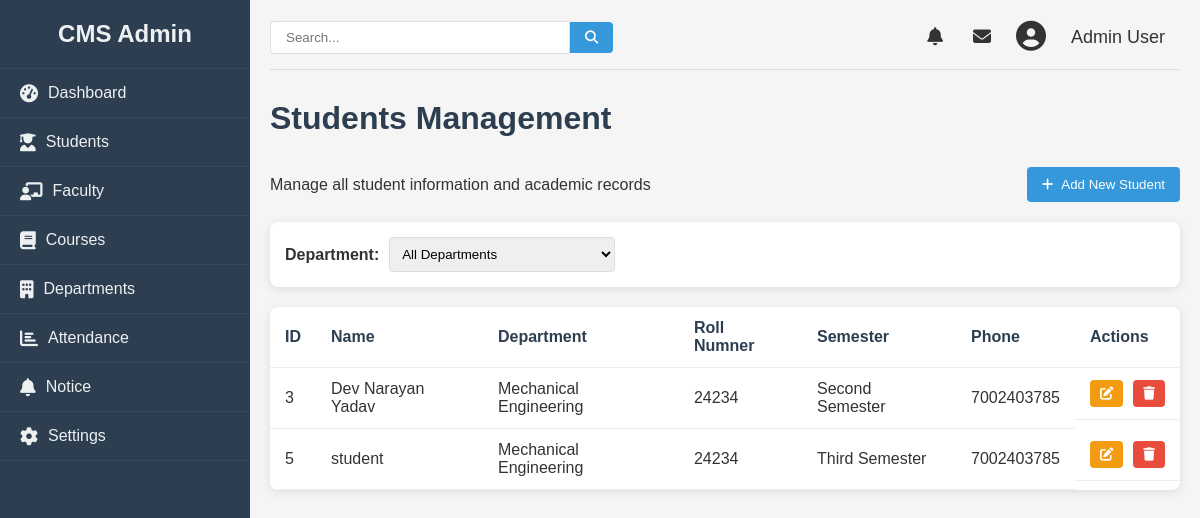
The app's page /admin/student (signed in), older data.
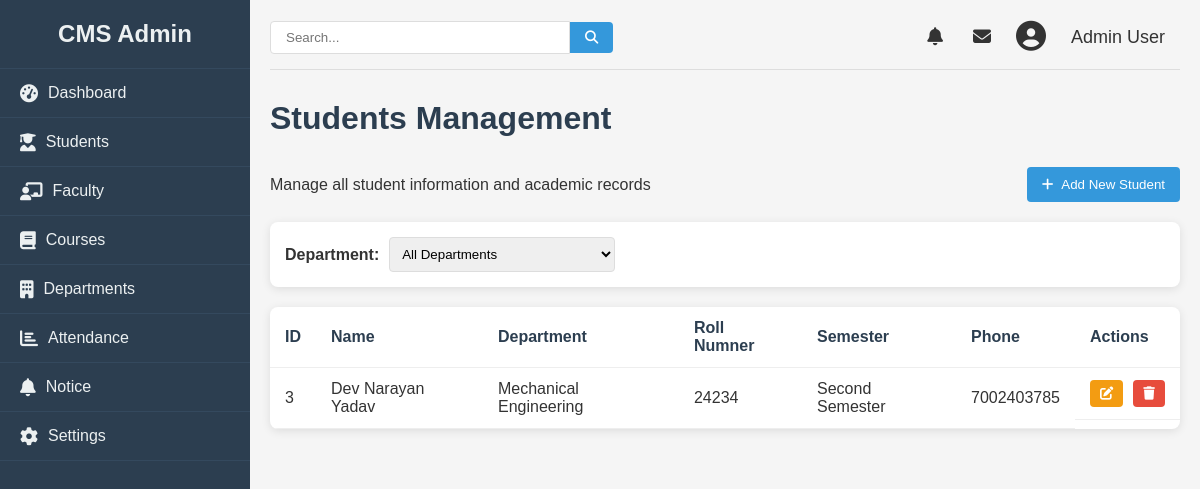
The same page, newer data.
### college/model.py (models this page shows, shortened)
class Student(db.Model):
    id = db.Column(db.Integer, primary_key=True)
    name = db.Column(db.String(100), nullable=False)
    roll = db.Column(db.Integer, nullable=False)
    email = db.Column(db.String(100), nullable=False)
    phone = db.Column(db.Integer, nullable=False)
    semester = db.Column(db.Integer, nullable=False)
    dob = db.Column(db.Date, nullable=False)
    gender = db.Column(db.String, nullable=False)
    department = db.Column(db.String, nullable=False)
    address = db.Column(db.String, nullable=False)

### college/admin/adminroute.py (the view)
@app.route("/admin/student", methods = ["GET", "POST"])
def stdn():
    logged = 'user_id' in session
    if logged:
        users = Student.query.all()
        return render_template("student.html", students= users, departments= dep)
    else:
        return redirect(url_for("login"))

### college/admin/templates/student.html (shortened to what this page needs)
{% from "macro/cmsnav.html" import cmsnav%}
{%extends "admbase.html"%}
{%block head%}
<link rel="stylesheet" href="{{url_for('static', filename='css/styles.css')}}">
<link rel="stylesheet" href="https://cdnjs.cloudflare.com/ajax/libs/font-awesome/6.4.0/css/all.min.css">
{%endblock%}
{%block content%}
<div class="container" w-tid="21">
    {{cmsnav()}}
    <main class="main-content" w-tid="111">
        <header class="top-header" w-tid="113">
            <div class="search-box" w-tid="115">
                <input type="text" placeholder="Search..." w-tid="117" />
                <button w-tid="119"><i class="fas fa-search" w-tid="121"></i></button>
            </div>
            <div class="user-profile" w-tid="123">
                <span class="notification" w-tid="125"><i class="fas fa-bell" w-tid="127"></i></span>
                <span class="message" w-tid="129"><i class="fas fa-envelope" w-tid="131"></i></span>
                <div class="profile-img" w-tid="133">
                    <i class="fas fa-user-circle" w-tid="135"></i>
                </div>
                <span class="username" w-tid="137">Admin User</span>
            </div>
        </header>
        <div id="dashboard-page" class="content-section" w-tid="139">
            <div class="dashboard" w-tid="141">
                <h1 w-tid="357">Students Management</h1>
                <div class="students-header" w-tid="359">
                    <p w-tid="361">Manage all student information and academic records</p>
                    <button class="add-student-btn" w-tid="363">
                        <a style="text-decoration: none; color:white;" href="/admin/addstudent">
                            <i class="fas fa-plus" w-tid="365"></i>
                            Add New Student
                        </a>
                    </button>
                </div>
                <div class="student-filters" w-tid="367">
                    <div class="filter-group" w-tid="369">
                        <label w-tid="371">Department:</label>
                        <select w-tid="373">
                            <option w-tid="375">All Departments</option>
                        </select>
                    </div>
                </div>
                <div class="students-table" w-tid="415">
                    <table w-tid="417">
                        <thead w-tid="419">
                            <tr w-tid="421">
                                <th w-tid="423">ID</th>
                                <th w-tid="425">Name</th>
                                <th w-tid="427">Department</th>
                                <th w-tid="425">Roll Numner</th>
                                <th w-tid="429">Semester</th>
                                <th w-tid="433">Phone</th>
                                <th w-tid="437">Actions</th>
                            </tr>
                        </thead>
                        <tbody w-tid="439">
                            {%for student in students%}
                            <tr w-tid="441">
                                <td w-tid="443">{{student.id}}</td>
                                <td w-tid="445">{{student.name}}</td>
                                <td w-tid="447">{{student.department}}</td>
                                <td w-tid="449">{{student.roll}}</td>
                                <td w-tid="451">{{student.semester}}</td>
                                <td w-tid="453">{{student.phone}}</td>
                                <td class="action-cell" w-tid="459">
                                    <button class="action-btn edit-btn" w-tid="465">
                                        <a href="/admin/update/student/{{student.id}}">
                                            <i class="fas fa-edit" w-tid="467"></i>
                                        </a>
                                    </button>
                                    <button class="action-btn delete-btn" w-tid="469">
                                        <a href="/admin/student/delete/{{student.id}}"><i class="fas fa-trash" w-tid="723"></i></a>
                                        </button>
                                </td>
                            </tr>
                            {%endfor%}
                        </tbody>
                    </table>
                </div>
            </div>
        </div>
    </main>
</div>
{%endblock%}

### college/admin/templates/macro/cmsnav.html (shortened to what this page needs)
{%macro cmsnav()%}
<aside class="sidebar" w-tid="23">
    <div class="sidebar-header" w-tid="25">
        <h2 w-tid="27">CMS Admin</h2>
    </div>
    <nav class="sidebar-nav" w-tid="29">
        <ul w-tid="31">
            <li w-tid="33"><a href="/admin" data-page="dashboard-page" w-tid="35"><i class="fas fa-tachometer-alt"
                        w-tid="37"></i> Dashboard</a></li>
            <li  w-tid="39"><a href="/admin/student" data-page="students-page" w-tid="41"><i
                        class="fas fa-user-graduate" w-tid="43"></i> Students</a></li>
            <li w-tid="45"><a href="/admin/faculty" data-page="faculty-page" w-tid="47"><i
                        class="fas fa-chalkboard-teacher" w-tid="49"></i> Faculty</a></li>
            <li w-tid="51"><a href="/admin/courses" data-page="courses-page" w-tid="53"><i class="fas fa-book"
                        w-tid="55"></i> Courses</a></li>
            <li w-tid="57"><a href="/admin/department" data-page="department-page" w-tid="59"><i class="fas fa-building"
                        w-tid="61"></i> Departments</a></li>
            <li w-tid="87"><a href="/admin/attendence" data-page="attendance-page" w-tid="89"><i class="fas fa-chart-bar"
                        w-tid="91"></i> Attendance</a></li>
            <li w-tid="99"><a href="/admin/notice" data-page="notice-page" w-tid="101"><i class="fas fa-bell"
                        w-tid="103"></i> Notice</a></li>
            <li w-tid="93"><a href="/" data-page="settings-page" w-tid="95"><i class="fas fa-cog" w-tid="97"></i>
                    Settings</a></li>
        </ul>
    </nav>
</aside>
{%endmacro%}

### college/admin/templates/admbase.html (shortened to what this page needs)
<!DOCTYPE html>
<html lang="en">
<head>
    {%block head%}
    {%endblock%}
</head>
<body>
    {%block content%}
    {%endblock%}
</body>
</html>

### college/static/css/styles.css (style rules this page uses)
* { margin: 0; padding: 0; box-sizing: border-box; }
body { font-family: Arial, sans-serif; background-color: #f5f5f5; color: #333; }
a { text-decoration: none; color:inherit; }
.container { display: flex; min-height: 100vh; }
.sidebar { width: 250px; background-color: #2c3e50; color: #ecf0f1; transition: all 0.3s ease; }
.sidebar-header { padding: 20px; text-align: center; border-bottom: 1px solid #34495e; }
.sidebar-nav ul { list-style: none; }
.sidebar-nav li { padding: 15px 20px; border-bottom: 1px solid #34495e; transition: all 0.3s ease; }
.sidebar-nav a { color: #ecf0f1; text-decoration: none; display: flex; align-items: center; }
.sidebar-nav i { margin-right: 10px; font-size: 18px; }
.main-content { flex: 1; padding: 20px; }
.top-header { display: flex; justify-content: space-between; align-items: center; margin-bottom: 30px; padding-bottom: 15px; border-bottom: 1px solid #ddd; }
.search-box { display: flex; align-items: center; }
.search-box input { padding: 8px 15px; border: 1px solid #ddd; border-radius: 4px 0 0 4px; width: 300px; }
.search-box button { background: #3498db; color: white; border: none; padding: 8px 15px; border-radius: 0 4px 4px 0; cursor: pointer; }
.user-profile { display: flex; align-items: center; }
.user-profile span { margin: 0 15px; font-size: 18px; cursor: pointer; }
.profile-img { font-size: 30px; margin: 0 10px; }
.dashboard h1 { margin-bottom: 30px; color: #2c3e50; }
table { width: 100%; border-collapse: collapse; }
th, td { padding: 12px 15px; text-align: left; border-bottom: 1px solid #eee; }
th { font-weight: bold; color: #2c3e50; }
.content-section { display: none; }
#dashboard-page { display: block; }
.students-header { display: flex; justify-content: space-between; align-items: center; margin-bottom: 20px; }
.add-student-btn { background-color: #3498db; color: white; border: none; padding: 10px 15px; border-radius: 4px; cursor: pointer; display: flex; align-items: center; }
.add-student-btn i { margin-right: 5px; }
.student-filters { display: flex; justify-content: space-between; margin-bottom: 20px; background: white; padding: 15px; border-radius: 8px; box-shadow: 0 2px 10px rgba(0, 0, 0, 0.1); }
.filter-group { display: flex; align-items: center; }
.filter-group label { margin-right: 10px; font-weight: bold; }
.filter-group select { padding: 8px; border-radius: 4px; border: 1px solid #ddd; }
.students-table { background: white; border-radius: 8px; box-shadow: 0 2px 10px rgba(0, 0, 0, 0.1); overflow: hidden; }
.action-cell { display: flex; gap: 10px; }
.action-btn { padding: 6px 10px; border-radius: 4px; cursor: pointer; border: none; color: white; }
.edit-btn { background-color: #f39c12; }
.delete-btn { background-color: #e74c3c; }

Row changes from the older to the newer data that the page shows:
removed Student: id "5", name "student", department "Mechanical Engineering", roll "24234", semester "Third Semester", phone "7002403785"
